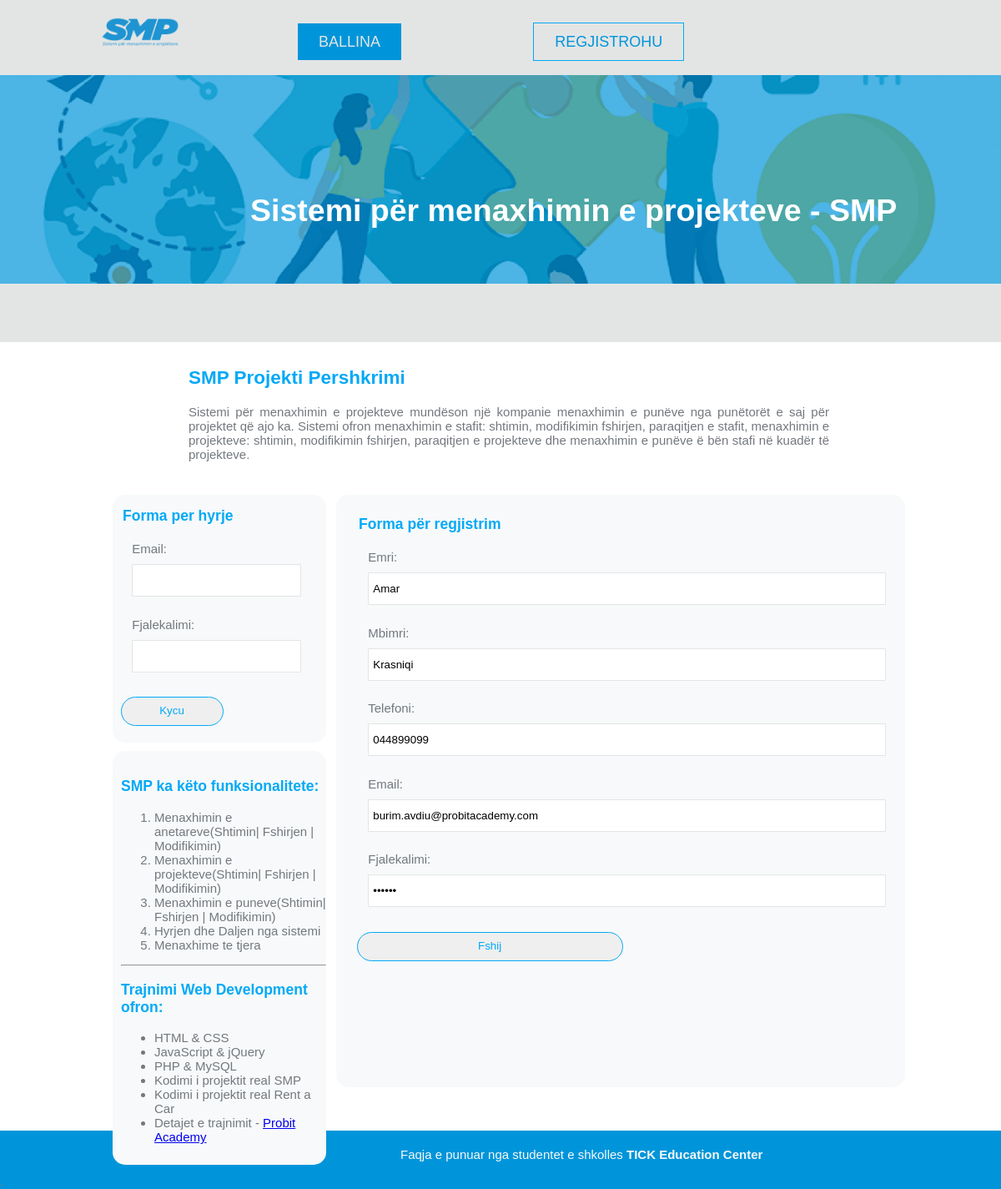
Screenshot of /fshijanetar.php?aid=1 with the database file from the repository.
### tables this page shows
CREATE TABLE `antaret` (
  `antariid` int(11) NOT NULL,
  `emri` varchar(50) NOT NULL,
  `mbiemri` varchar(50) NOT NULL,
  `datalindjes` date DEFAULT NULL,
  `nrpersonal` bigint(20) DEFAULT NULL,
  `telefoni` varchar(20) DEFAULT NULL,
  `email` varchar(30) DEFAULT NULL,
  `fjalekalimi` varchar(30) DEFAULT NULL,
  `roli` bit(1) DEFAULT NULL
);

### inc/functions.php (called while the page is built, shortened)
<?php
global $dbconn;
function merrAnetarId($anetariid){
    global $dbconn;
    $sql = "SELECT antariid,emri,mbiemri,email,telefoni,fjalekalimi FROM antaret";
    $sql.= " WHERE antariid={$anetariid}";
    $result = mysqli_query($dbconn, $sql);
    return $anetari=mysqli_fetch_assoc($result);
}
?>

### fshijanetar.php (the view, shortened to what this page needs)
<?php
include "inc/header.php";
?>
<main class="container page">
    <article class="maininfo">
        <h2 class="title">SMP Projekti Pershkrimi</h2>
        <p> Sistemi për menaxhimin e projekteve mundëson një kompanie menaxhimin e punëve
            nga punëtorët e saj për projektet që ajo ka. Sistemi ofron menaxhimin e stafit: shtimin,
            modifikimin fshirjen, paraqitjen e stafit, menaxhimin e projekteve: shtimin,
            modifikimin fshirjen, paraqitjen e projekteve dhe menaxhimin e punëve ë bën stafi në
            kuadër të projekteve.
        </p>
    </article>
    <?php
    include "inc/sidebar.php";
    ?>
    <section id="content" class="box">
        <?php
        if(isset($_GET['aid'])){
            $anetariid=$_GET['aid'];
            $anetari=merrAnetarId($anetariid);
            $emri=$anetari['emri'];
            $mbiemri=$anetari['mbiemri'];
            $telefoni=$anetari['telefoni'];
            $email=$anetari['email'];
            $fjalekalimi=$anetari['fjalekalimi'];
        }
        ?>
        <form method="post" id="anetari" class="box" action="">
            <legend>Forma për regjistrim</legend>
            <fieldset>
                <label>Emri: </label>
                <input type="text" id="emri" name="emri" readonly
                value="<?php if(!empty($emri)) echo $emri; ?>">
            </fieldset>
            <fieldset>
                <label>Mbimri: </label>
                <input type="text" id="mbiemri" name="mbiemri" readonly
                value="<?php if(!empty($mbiemri)) echo $mbiemri; ?>">
            </fieldset>
            <fieldset>
                <label>Telefoni: </label>
                <input type="text" id="telefoni" name="telefoni" readonly
                value="<?php if(!empty($telefoni)) echo $telefoni; ?>">
            </fieldset>
            <fieldset>
                <label>Email: </label>
                <input type="email" id="email" name="email" readonly
                value="<?php if(!empty($email)) echo $email; ?>">
            </fieldset>
            <fieldset>
                <label>Fjalekalimi: </label>
                <input type="password" id="fjalekalimi" name="fjalekalimi" readonly
                value="<?php if(!empty($fjalekalimi)) echo $fjalekalimi; ?>">
            </fieldset>
            <input type="submit" name="fshij" id="fshij" value="Fshij">
        </form>
    </section>
</main>
<?php
include "inc/footer.php";
?>

### style.css (style rules this page uses)
body { font-family: 'Trebuchet MS', 'Lucida Sans Unicode', 'Lucida Grande', 'Lucida Sans', Arial, sans-serif; font-size: 15px; color: #73787e; margin: 0;padding: 0; }
.container { width: 80%; margin: 0 auto; }
.page { height: 900px; padding-left: 20px; background-color: #fff; }
.maininfo { width: 80%; margin: 30px auto; margin-top: 30px; text-align:justify ; }
#content { float: right; width: 70%; height: 700px; padding-top: 0px; }
.box { width: 95%; height: auto; background-color: #f7f9fa; border-radius: 15px; margin: 10px 5px; padding-left: 10px; padding-top: 15px; padding-bottom: 10px; }
#login legend,#anetari legend { color: #03a9f6; text-align: left; width: 90%; font-size: 1.17em; font-weight: bold; margin-bottom: 15px; }
#login input[type="email"],#login input[type="password"],#login input[type="submit"], #anetari input[type="email"],#anetari input[type="password"],#anetari input[type="submit"], #anetari input[type="text"],#anetari select,#anetari textarea,#anetari input[type="date"] { height:35px; width: 88%; border-radius:1px; padding-left:5px; border:1px solid #e3e5e5; margin:10px 0px; }
#anetari input[type="email"],#anetari input[type="password"],#anetari input[type="submit"], #anetari input[type="text"],#anetari select,#anetari textarea,#anetari input[type="date"] { width: 100%; }
#login label,#anetari label { height:35px; width: 100%; text-align:left; }
#login input[type="submit"],#anetari input[type="submit"] { width:50%; margin-top:10px; color: #03a9f6; border:1px solid #03a9f6; border-radius:30px; padding-top: 0px; }
fieldset { border: none; }
.title { color:#03a9f6; }

### rows the page displays
antaret: emri "Amar", mbiemri "Krasniqi", telefoni "044899099", email "burim.avdiu@probitacademy.com"
